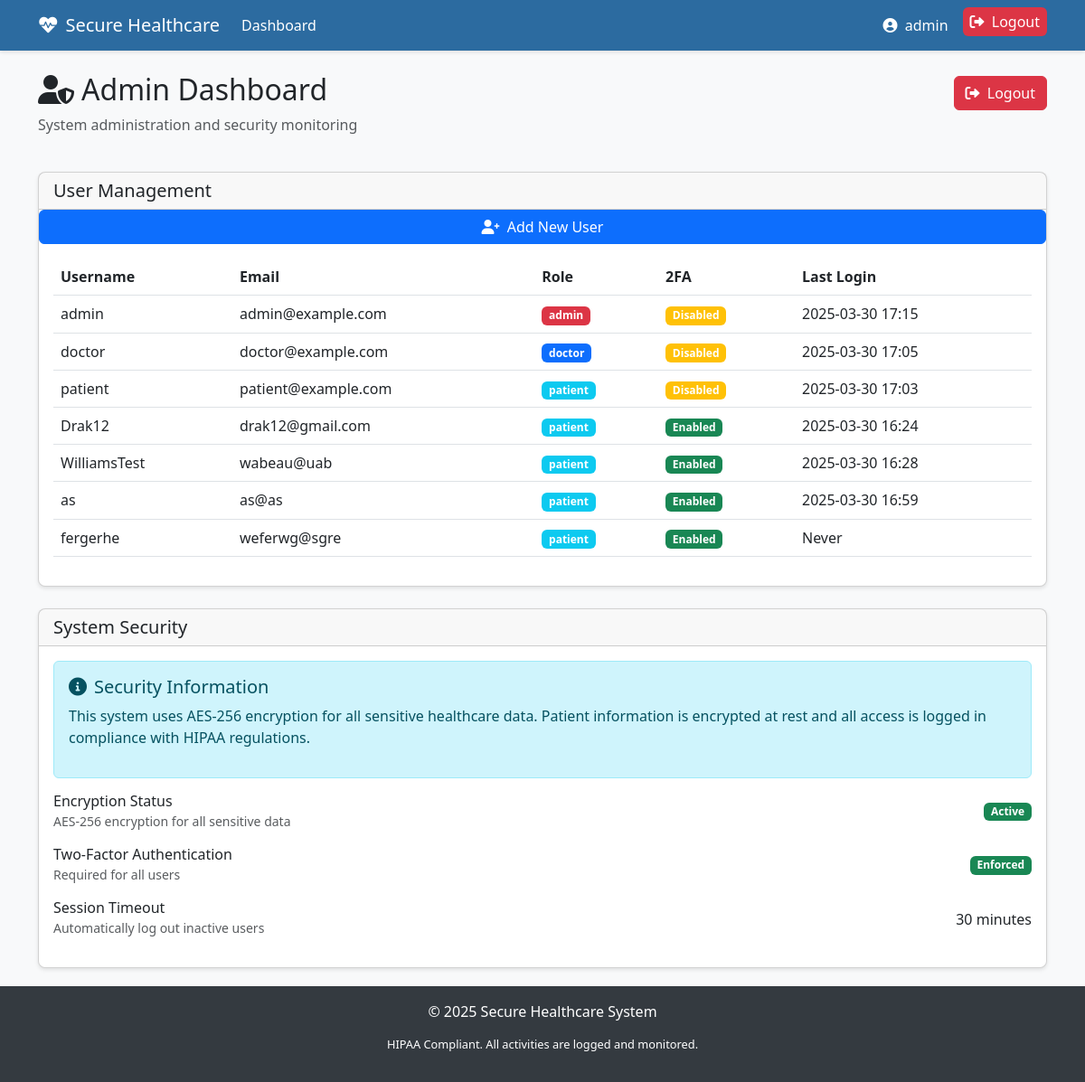
Page /dashboard (signed in) on the earlier database version.
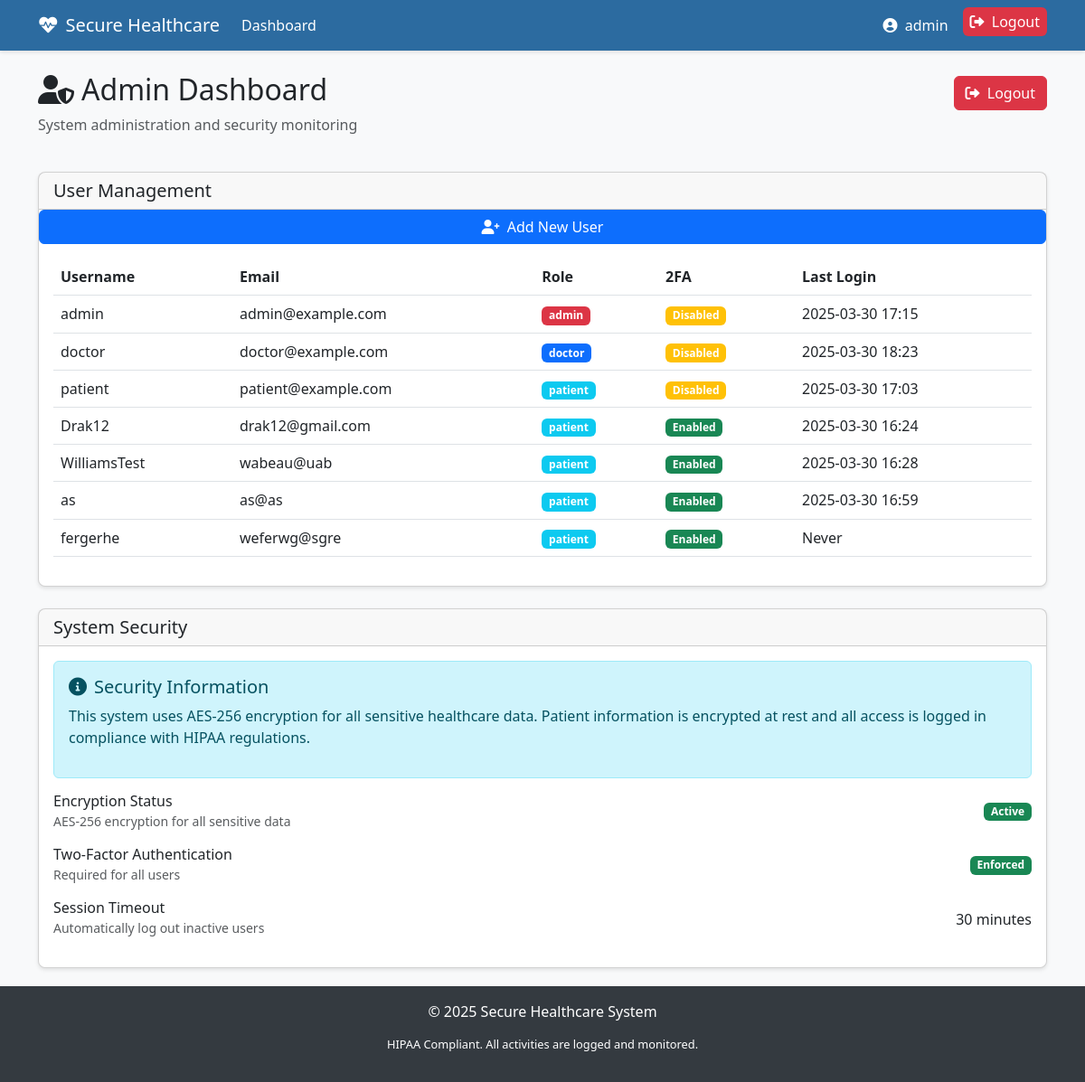
Same page on the later database version.
### app.py (models this page shows, shortened)
class User(db.Model, UserMixin):
    id = db.Column(db.Integer, primary_key=True)
    username = db.Column(db.String(80), unique=True, nullable=False)
    user_first_name = db.Column(db.String(80), nullable = False)
    user_last_name = db.Column(db.String(80), nullable = False)
    password_hash = db.Column(db.String(128), nullable=False)
    email = db.Column(db.String(120), unique=True, nullable=False)
    role = db.Column(db.String(20), nullable=False, default='patient')  # admin, doctor, patient
    totp_secret = db.Column(db.String(32), nullable=True)  # For 2FA
    is_active = db.Column(db.Boolean, default=True)
    created_at = db.Column(db.DateTime, default=datetime.utcnow)
    last_login = db.Column(db.DateTime, nullable=True)
    patient = db.relationship('Patient', backref='user', uselist=False)

### app.py (the view, shortened to what this page needs)
@app.route('/dashboard')
@login_required
def dashboard():
    if current_user.role == 'admin':
        users = User.query.all()
        return render_template('admin_dashboard.html', users=users)
    elif current_user.role == 'doctor':
        patients = Patient.query.all()
        log_action('VIEW', 'Patient', 0, 'Viewed all patients')
        return render_template('doctor_dashboard.html', patients=patients)
    return render_template('dashboard.html')

### app.py (called while the page is built)
@login_manager.user_loader
def load_user(user_id):
    return User.query.get(int(user_id))

@app.after_request
def add_security_headers(response):
    response.headers['X-Content-Type-Options'] = 'nosniff'
    response.headers['X-Frame-Options'] = 'SAMEORIGIN'
    response.headers['X-XSS-Protection'] = '1; mode=block'
    response.headers['Strict-Transport-Security'] = 'max-age=31536000; includeSubDomains'
    response.headers['Content-Security-Policy'] = "default-src 'self'; script-src 'self' cdn.jsdelivr.net; style-src 'self' cdn.jsdelivr.net; img-src 'self' data:;"
    response.headers['Referrer-Policy'] = 'strict-origin-when-cross-origin'
    return response

### templates/admin_dashboard.html (shortened to what the changed rows need)
{% extends 'base.html' %}
{% block content %}
<div class="row mb-4">
    <div class="col">
        <div class="d-flex justify-content-between align-items-center">
            <h2><i class="fas fa-user-shield me-2"></i>Admin Dashboard</h2>
        </div>
    </div>
</div>
<div class="row">
    <div class="col-12">
        <div class="card mb-4">
            <div class="card-body">
                <div class="table-responsive">
                    <table class="table table-hover">
                        <thead>
                            <tr>
                                <th>Username</th>
                                <th>Email</th>
                                <th>Role</th>
                                <th>2FA</th>
                                <th>Last Login</th>
                            </tr>
                        </thead>
                        <tbody>
                            {% for user in users %}
                            <tr>
                                <td>{{ user.username }}</td>
                                <td>{{ user.email }}</td>
                                <td>
                                    <span class="badge bg-{% if user.role == 'admin' %}danger{% elif user.role == 'doctor' %}primary{% else %}info{% endif %}">
                                        {{ user.role }}
                                    </span>
                                </td>
                                <td>
                                    {% if user.totp_secret %}
                                    <span class="badge bg-success">Enabled</span>
                                    {% else %}
                                    <span class="badge bg-warning">Disabled</span>
                                    {% endif %}
                                </td>
                                <td>{{ user.last_login.strftime('%Y-%m-%d %H:%M') if user.last_login else 'Never' }}</td>
                            </tr>
                            {% endfor %}
                        </tbody>
                    </table>
                </div>
            </div>
        </div>
    </div>
</div>
{% endblock %}

Differences in the rows shown:
changed User "doctor": last_login "2025-03-30 17:05" → "2025-03-30 18:23"
